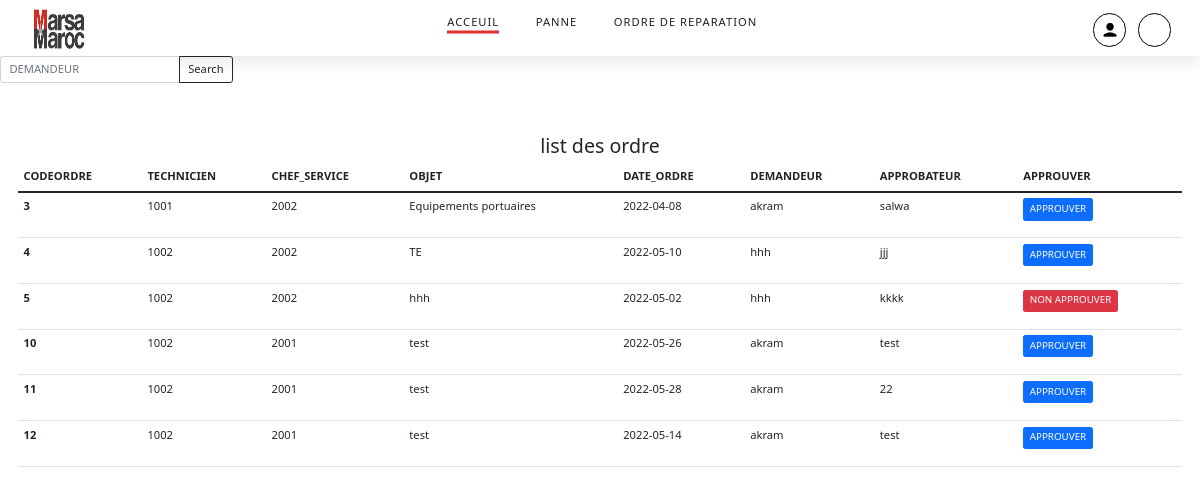
Page /ordre-de-reparation2.php (signed in) on the committed database.
### tables this page shows
CREATE TABLE `ordre_reparation` (
  `CODEORDRE` int(11) NOT NULL,
  `CODEPANNE` int(11) NOT NULL,
  `MATRICULE_T` int(11) NOT NULL,
  `MATRICULE_C` int(11) NOT NULL,
  `OBJET` varchar(100) DEFAULT NULL,
  `DATE_ORDRE` date DEFAULT NULL,
  `DEMANDEUR` varchar(100) DEFAULT NULL,
  `APPROBATEUR` varchar(100) DEFAULT NULL,
  `APPROUVER` varchar(200) NOT NULL
);

### ordre-de-reparation2.php (the view, shortened to what this page needs)
<!DOCTYPE html>
<html lang="en">
<head>
    <link rel="stylesheet" href="https://cdnjs.cloudflare.com/ajax/libs/font-awesome/6.0.0/css/all.min.css" />
    <link href="https://cdn.jsdelivr.net/npm/bootstrap@5.1.3/dist/css/bootstrap.min.css" rel="stylesheet">
  </head>
<body>
<?php include "nav2.php"; ?>
  <div class="d-flex align-items-center ">
    <form class="d-flex input-group w-auto " action="ordre-de-reparation.php" method="get">
        <input
          type="text"
          class="form-control"
          placeholder="DEMANDEUR"
          aria-label="Search"
          name="rare" id="rare"
        />
        <button
          class="btn btn-outline-dark"
          type="button"
          data-mdb-ripple-color="dark"
        >
          Search
        </button>
      </form>
  </div>
<br>
<br>
<br>
    <h3 class="text-center " >list des ordre </h3>
    <div class="container">
    <table class="table">
        <thead>
            <tr>
                <th scope="col">CODEORDRE</th>
                <th scope="col">TECHNICIEN</th>
                <th scope="col">CHEF_SERVICE</th>
                <th scope="col">OBJET</th>
                <th scope="col">DATE_ORDRE</th>
                <th scope="col">DEMANDEUR</th>
                <th scope="col">APPROBATEUR</th>
                <th scope="col">APPROUVER</th>
            </tr>
        </thead>
<tbody>
<?php
$host =  "localhost";
$user = "root";
$password = "";
$db="itsup_marsa";
$con = mysqli_Connect($host,$user,$password,$db);
$query="select * from ordre_reparation ";
$result=mysqli_query ($con, $query);
while ($rows = mysqli_fetch_array ($result)){
?>
 <tr>
<th><?php echo $rows['CODEORDRE']; ?></th>
<td><?php echo $rows['MATRICULE_T']; ?></td>
<td><?php echo $rows ['MATRICULE_C']; ?></td>
<td><?php echo $rows['OBJET']; ?></td>
<td><?php echo $rows['DATE_ORDRE']; ?></td>
<td><?php echo $rows['DEMANDEUR']; ?></td>
<td><?php echo $rows['APPROBATEUR']; ?></td>
<td>
<?php
if($rows['APPROUVER']==1){
  echo '<p><a href="approuver.php?CODEORDRE='.$rows['CODEORDRE'].
   '&APPROUVER=0" class="btn btn-sm btn-primary">APPROUVER</a></p>';
}
else {
echo '<p><a href="approuver.php?CODEORDRE=' .$rows['CODEORDRE'].
 '&APPROUVER=1" class="btn btn-sm btn-danger">NON APPROUVER</a></p>';
}
?>
</td>
                </tr>
            <?php } ?>
        </tbody>
    </table>
    </div>
</body>
</html>

### nav.css (style rules this page uses)
* { margin: 0; padding: 0; box-sizing: inherit; }
html { font-size: 70%; box-sizing: border-box; scroll-behavior: smooth; }
.container { max-width: 117rem; margin: 0 auto; padding: 0 1.6rem; }

### rows in the picture
ordre_reparation: CODEORDRE "3", MATRICULE_T "1001", MATRICULE_C "2002", OBJET "Equipements portuaires", DATE_ORDRE "2022-04-08", DEMANDEUR "akram", APPROBATEUR "salwa"
ordre_reparation: CODEORDRE "4", MATRICULE_T "1002", MATRICULE_C "2002", OBJET "TE", DATE_ORDRE "2022-05-10", DEMANDEUR "hhh", APPROBATEUR "jjj"
ordre_reparation: CODEORDRE "5", MATRICULE_T "1002", MATRICULE_C "2002", OBJET "hhh", DATE_ORDRE "2022-05-02", DEMANDEUR "hhh", APPROBATEUR "kkkk"
ordre_reparation: CODEORDRE "10", MATRICULE_T "1002", MATRICULE_C "2001", OBJET "test", DATE_ORDRE "2022-05-26", DEMANDEUR "akram", APPROBATEUR "test"
ordre_reparation: CODEORDRE "11", MATRICULE_T "1002", MATRICULE_C "2001", OBJET "test", DATE_ORDRE "2022-05-28", DEMANDEUR "akram", APPROBATEUR "22"
ordre_reparation: CODEORDRE "12", MATRICULE_T "1002", MATRICULE_C "2001", OBJET "test", DATE_ORDRE "2022-05-14", DEMANDEUR "akram", APPROBATEUR "test"
